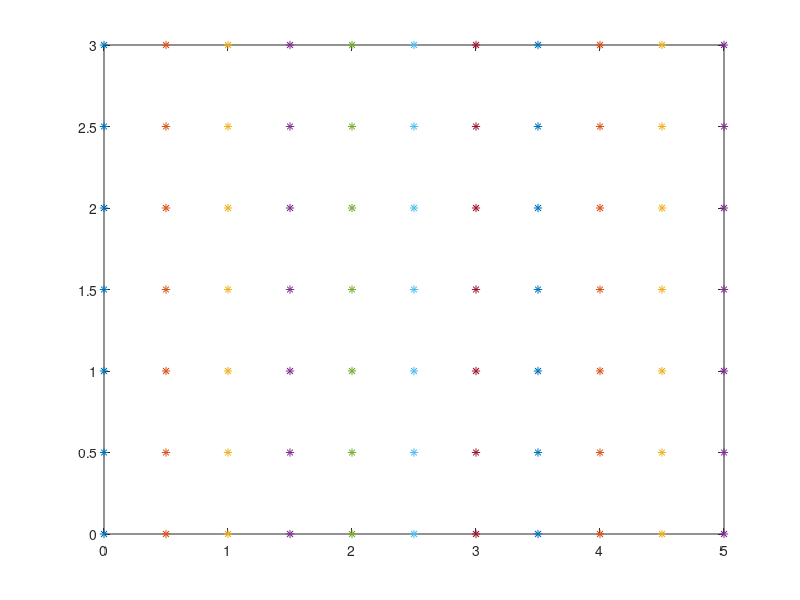

MATLAB code to generate this figure:
%% cw2_p1.m

clear all;
close all;
clc;

%% Iterative
err = 10^(-8);

%% Functions
% Iterative Methods
function [U, iterhis] = iterative(A, M, N, b, U, n, err)
    resid = 1;
    iterhis = [];
    iter = 0;
    Tw = M\N;
    cw = M\b;
    while resid > err && iter < 5000
        iter = iter + 1;
        resid = norm(b - A*U)/(n - 2)^2;
        U = Tw*U + cw;
        iterhis = [iterhis, resid];
    end
end

% Jacobi
function [U, iterhis] = Jacobi(iterative, A, b, U, N, err)
    D = spdiags(spdiags(A, 0), 0, (N-2)^2, (N-2)^2);
    C = spdiags(zeros((N - 2)^2, 1),0, A);
    [U, iterhis] = iterative(A, D, -C, b, U, N, err);
end

% Gauss-Seidel
function [U, iterhis] = GS(iterative, A, b, U, N, err)
    D = spdiags(spdiags(A, 0), 0, (N-2)^2, (N-2)^2);
    C = spdiags(zeros((N - 2)^2, 1),0, A);
    V = triu(C);
    L = tril(C); 
    [U, iterhis] = iterative(A, D + L, -V, b, U, N, err);
end

% SOR
function [U, iterhis] = sor(iterative, A, b, U, N, err, omega)
    D = spdiags(spdiags(A, 0), 0, (N-2)^2, (N-2)^2);
    C = spdiags(zeros((N - 2)^2, 1),0, A);
    V = triu(C); L = tril(C); B = D + L;
    M = 1/omega*(D + omega*L); Never = 1/omega*((1 - omega)*D - omega*V);
    [U, iterhis] = iterative(A, M, Never, b, U, N, err);
end

%% Grid

% Construct Grid


N = 11; M = 7;

function [x, y, U] = gridcreate(N, M)
    x_0 = 0; x_N = 5; y_0 = 0; y_N = 3;
    U_0 = 0; dU_1 = 0; U_2 = 1;

    x = linspace(x_0, x_N, N); y = linspace(y_0, y_N, M);
    [x, y] = meshgrid(x, y);
    U = zeros(size(x));


    c = reshape(x(2:end-1, 2:end-1) + y(2:end-1, 2:end-1) < 6.5, (N-2)*(M-2), 1);
    ind = find(c == 1);


    % Construct Matrix
    F = (spdiags([ -1 2 -1 ], -1:1, (N - 2), (N - 2)));
    %F2 = (spdiags([ -1 2 -1 ], -1:1, (N - 2), (N - 2)));
    F3 = (spdiags([ -1 2 -1 ], [-(1) 0 (1)], (M - 2), (M - 2)));
    %A = kron(speye(M - 2), F) + kron(speye(M - 2), F2) + kron(F3, speye(N-2));
    A = kron(speye(M - 2), F) + kron(F3, speye(N-2));
    %A = A(ind, ind);
    full(A)

    b = zeros((M - 2)*(N - 2), 1);
    for k = 1:(N-2)
        % 
        if x(1, k + 1) <= 0.5 || x(1, k + 1) >= 4.5
            b(k) = 0;
        elseif x(1, k+1) < 1.5
            b(k) = x(1, k+1) - 0.5;
        elseif x(1, k+1) <= 3.5
            b(k) = 1;
        elseif x(1, k+1) < 4.5
            b(k) = 0;
        end
    end
end
   

[domainx, domainy] = gridcreate(N, M);

plot(domainx, domainy, '*')